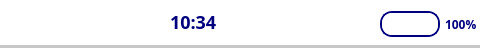
<?xml version="1.0" encoding="UTF-8"?>
<ui version="4.0">
 <class>Form</class>
 <widget class="QWidget" name="Form">
  <property name="geometry">
   <rect>
    <x>0</x>
    <y>0</y>
    <width>480</width>
    <height>48</height>
   </rect>
  </property>
  <property name="windowTitle">
   <string>Form</string>
  </property>
  <property name="styleSheet">
   <string notr="true">QLabel {
	font-family: Poppins;
}

QWidget {
	background-color: white;
}</string>
  </property>
  <widget class="QLabel" name="label">
   <property name="geometry">
    <rect>
     <x>10</x>
     <y>0</y>
     <width>111</width>
     <height>48</height>
    </rect>
   </property>
   <property name="styleSheet">
    <string notr="true">font-size: 18px;</string>
   </property>
   <property name="text">
    <string/>
   </property>
  </widget>
  <widget class="QLabel" name="batteryExtBorder">
   <property name="geometry">
    <rect>
     <x>380</x>
     <y>11</y>
     <width>60</width>
     <height>26</height>
    </rect>
   </property>
   <property name="styleSheet">
    <string notr="true">border: 2px solid #00007f;
border-radius: 12px;
background-color: transparent;</string>
   </property>
   <property name="text">
    <string/>
   </property>
  </widget>
  <widget class="QLabel" name="baterryLevel">
   <property name="geometry">
    <rect>
     <x>380</x>
     <y>11</y>
     <width>60</width>
     <height>26</height>
    </rect>
   </property>
   <property name="styleSheet">
    <string notr="true">background: qlineargradient(
    x1: 0, y1: 0, x2: 1, y2: 0,
    stop:0 rgba(255, 255, 255, 255),
	stop:0 rgba(255, 255, 255, 255), 
	stop:0 rgba(0, 0, 127, 255), 
	stop:1 rgba(0, 0, 127, 255)
);
border-radius: 12px;

</string>
   </property>
   <property name="text">
    <string/>
   </property>
  </widget>
  <widget class="QLabel" name="batteryIntBorder">
   <property name="geometry">
    <rect>
     <x>382</x>
     <y>13</y>
     <width>56</width>
     <height>22</height>
    </rect>
   </property>
   <property name="styleSheet">
    <string notr="true">border: 2px solid white;
background-color: transparent;
border-radius: 10px;</string>
   </property>
   <property name="text">
    <string/>
   </property>
  </widget>
  <widget class="QLabel" name="batteryLbl">
   <property name="geometry">
    <rect>
     <x>445</x>
     <y>14</y>
     <width>31</width>
     <height>20</height>
    </rect>
   </property>
   <property name="styleSheet">
    <string notr="true">color: #00007f;
font-weight: bold;</string>
   </property>
   <property name="text">
    <string>100%</string>
   </property>
  </widget>
  <widget class="QLabel" name="chargeIndicator">
   <property name="geometry">
    <rect>
     <x>350</x>
     <y>10</y>
     <width>26</width>
     <height>26</height>
    </rect>
   </property>
   <property name="text">
    <string/>
   </property>
  </widget>
  <widget class="QLabel" name="border">
   <property name="geometry">
    <rect>
     <x>0</x>
     <y>45</y>
     <width>480</width>
     <height>3</height>
    </rect>
   </property>
   <property name="styleSheet">
    <string notr="true">background-color: rgb(199, 199, 199);</string>
   </property>
   <property name="text">
    <string/>
   </property>
  </widget>
  <widget class="QLabel" name="timeLbl">
   <property name="geometry">
    <rect>
     <x>170</x>
     <y>1</y>
     <width>91</width>
     <height>41</height>
    </rect>
   </property>
   <property name="styleSheet">
    <string notr="true">color: #00007f;
font-weight: bold;
font-size: 18px;</string>
   </property>
   <property name="text">
    <string>10:34</string>
   </property>
  </widget>
  <widget class="QLabel" name="networkLbl">
   <property name="geometry">
    <rect>
     <x>130</x>
     <y>5</y>
     <width>31</width>
     <height>31</height>
    </rect>
   </property>
   <property name="styleSheet">
    <string notr="true">	font-size: 14pt;</string>
   </property>
   <property name="text">
    <string/>
   </property>
  </widget>
  <zorder>baterryLevel</zorder>
  <zorder>batteryExtBorder</zorder>
  <zorder>label</zorder>
  <zorder>batteryIntBorder</zorder>
  <zorder>batteryLbl</zorder>
  <zorder>chargeIndicator</zorder>
  <zorder>border</zorder>
  <zorder>timeLbl</zorder>
  <zorder>networkLbl</zorder>
 </widget>
 <resources/>
 <connections/>
</ui>
